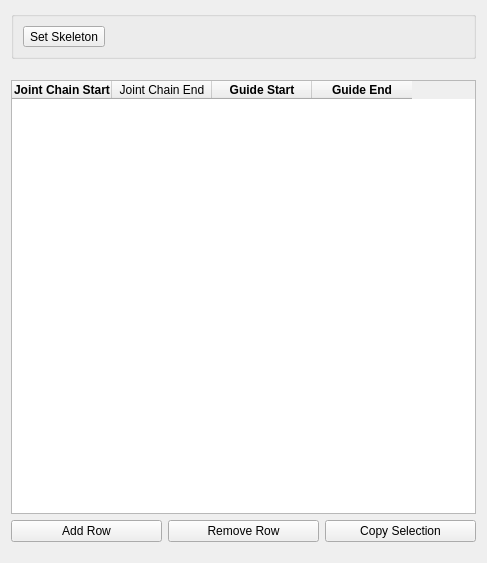
<?xml version="1.0" encoding="UTF-8"?>
<ui version="4.0">
 <class>Form</class>
 <widget class="QWidget" name="Form">
  <property name="geometry">
   <rect>
    <x>0</x>
    <y>0</y>
    <width>487</width>
    <height>563</height>
   </rect>
  </property>
  <property name="windowTitle">
   <string>Form</string>
  </property>
  <layout class="QGridLayout" name="gridLayout">
   <item row="5" column="0">
    <widget class="QTableWidget" name="skeleton_map_table">
     <property name="enabled">
      <bool>true</bool>
     </property>
     <property name="sizePolicy">
      <sizepolicy hsizetype="Expanding" vsizetype="Preferred">
       <horstretch>0</horstretch>
       <verstretch>1</verstretch>
      </sizepolicy>
     </property>
     <property name="rowCount">
      <number>0</number>
     </property>
     <property name="columnCount">
      <number>4</number>
     </property>
     <attribute name="horizontalHeaderVisible">
      <bool>true</bool>
     </attribute>
     <attribute name="horizontalHeaderHighlightSections">
      <bool>false</bool>
     </attribute>
     <attribute name="horizontalHeaderStretchLastSection">
      <bool>false</bool>
     </attribute>
     <column>
      <property name="text">
       <string>Joint Chain Start</string>
      </property>
      <property name="font">
       <font>
        <weight>75</weight>
        <bold>true</bold>
       </font>
      </property>
     </column>
     <column>
      <property name="text">
       <string>Joint Chain End</string>
      </property>
      <property name="font">
       <font>
        <strikeout>false</strikeout>
       </font>
      </property>
     </column>
     <column>
      <property name="text">
       <string>Guide Start</string>
      </property>
      <property name="font">
       <font>
        <weight>75</weight>
        <bold>true</bold>
       </font>
      </property>
     </column>
     <column>
      <property name="text">
       <string>Guide End</string>
      </property>
      <property name="font">
       <font>
        <weight>75</weight>
        <bold>true</bold>
       </font>
      </property>
     </column>
    </widget>
   </item>
   <item row="2" column="0">
    <spacer name="verticalSpacer">
     <property name="orientation">
      <enum>Qt::Vertical</enum>
     </property>
     <property name="sizeType">
      <enum>QSizePolicy::Maximum</enum>
     </property>
     <property name="sizeHint" stdset="0">
      <size>
       <width>20</width>
       <height>15</height>
      </size>
     </property>
    </spacer>
   </item>
   <item row="1" column="0">
    <widget class="QGroupBox" name="groupBox">
     <property name="title">
      <string/>
     </property>
     <layout class="QFormLayout" name="formLayout_2">
      <item row="0" column="0">
       <widget class="QToolButton" name="skeleton_button">
        <property name="sizePolicy">
         <sizepolicy hsizetype="Expanding" vsizetype="Fixed">
          <horstretch>0</horstretch>
          <verstretch>0</verstretch>
         </sizepolicy>
        </property>
        <property name="sizeIncrement">
         <size>
          <width>0</width>
          <height>0</height>
         </size>
        </property>
        <property name="baseSize">
         <size>
          <width>0</width>
          <height>0</height>
         </size>
        </property>
        <property name="text">
         <string>Set Skeleton</string>
        </property>
       </widget>
      </item>
      <item row="0" column="1">
       <widget class="QLabel" name="skeleton_label">
        <property name="enabled">
         <bool>false</bool>
        </property>
        <property name="sizePolicy">
         <sizepolicy hsizetype="Expanding" vsizetype="Fixed">
          <horstretch>0</horstretch>
          <verstretch>0</verstretch>
         </sizepolicy>
        </property>
        <property name="text">
         <string/>
        </property>
       </widget>
      </item>
     </layout>
    </widget>
   </item>
   <item row="10" column="0">
    <spacer name="verticalSpacer_3">
     <property name="orientation">
      <enum>Qt::Vertical</enum>
     </property>
     <property name="sizeHint" stdset="0">
      <size>
       <width>20</width>
       <height>10</height>
      </size>
     </property>
    </spacer>
   </item>
   <item row="6" column="0">
    <layout class="QHBoxLayout" name="horizontalLayout">
     <item>
      <widget class="QPushButton" name="add_row_button">
       <property name="text">
        <string>Add Row</string>
       </property>
      </widget>
     </item>
     <item>
      <widget class="QPushButton" name="rem_row_button">
       <property name="text">
        <string>Remove Row</string>
       </property>
      </widget>
     </item>
     <item>
      <widget class="QPushButton" name="copy_selection_button">
       <property name="text">
        <string>Copy Selection</string>
       </property>
      </widget>
     </item>
    </layout>
   </item>
  </layout>
 </widget>
 <resources/>
 <connections/>
</ui>
